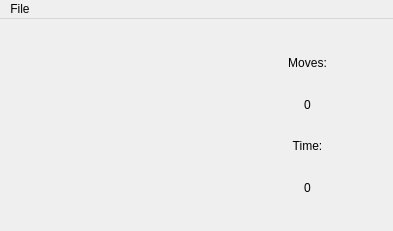
<?xml version="1.0" encoding="UTF-8"?>
<ui version="4.0">
 <class>MainWindow</class>
 <widget class="QMainWindow" name="MainWindow">
  <property name="geometry">
   <rect>
    <x>0</x>
    <y>0</y>
    <width>393</width>
    <height>231</height>
   </rect>
  </property>
  <property name="windowTitle">
   <string>Tiles</string>
  </property>
  <widget class="QWidget" name="centralwidget">
   <layout class="QVBoxLayout" name="verticalLayout_2">
    <item>
     <spacer name="verticalSpacer">
      <property name="orientation">
       <enum>Qt::Vertical</enum>
      </property>
      <property name="sizeHint" stdset="0">
       <size>
        <width>20</width>
        <height>1</height>
       </size>
      </property>
     </spacer>
    </item>
    <item>
     <layout class="QHBoxLayout" name="horizontalLayout">
      <item>
       <spacer name="horizontalSpacer">
        <property name="orientation">
         <enum>Qt::Horizontal</enum>
        </property>
        <property name="sizeHint" stdset="0">
         <size>
          <width>40</width>
          <height>20</height>
         </size>
        </property>
       </spacer>
      </item>
      <item>
       <widget class="QWidget" name="widget" native="true">
        <property name="minimumSize">
         <size>
          <width>160</width>
          <height>160</height>
         </size>
        </property>
        <property name="maximumSize">
         <size>
          <width>160</width>
          <height>160</height>
         </size>
        </property>
        <widget class="Tile" name="label00">
         <property name="geometry">
          <rect>
           <x>0</x>
           <y>0</y>
           <width>40</width>
           <height>40</height>
          </rect>
         </property>
         <property name="minimumSize">
          <size>
           <width>40</width>
           <height>40</height>
          </size>
         </property>
         <property name="maximumSize">
          <size>
           <width>40</width>
           <height>40</height>
          </size>
         </property>
         <property name="text">
          <string/>
         </property>
        </widget>
        <widget class="Tile" name="label10">
         <property name="geometry">
          <rect>
           <x>40</x>
           <y>0</y>
           <width>40</width>
           <height>40</height>
          </rect>
         </property>
         <property name="minimumSize">
          <size>
           <width>40</width>
           <height>40</height>
          </size>
         </property>
         <property name="maximumSize">
          <size>
           <width>40</width>
           <height>40</height>
          </size>
         </property>
         <property name="text">
          <string/>
         </property>
        </widget>
        <widget class="Tile" name="label20">
         <property name="geometry">
          <rect>
           <x>80</x>
           <y>0</y>
           <width>40</width>
           <height>40</height>
          </rect>
         </property>
         <property name="minimumSize">
          <size>
           <width>40</width>
           <height>40</height>
          </size>
         </property>
         <property name="maximumSize">
          <size>
           <width>40</width>
           <height>40</height>
          </size>
         </property>
         <property name="text">
          <string/>
         </property>
        </widget>
        <widget class="Tile" name="label30">
         <property name="geometry">
          <rect>
           <x>120</x>
           <y>0</y>
           <width>40</width>
           <height>40</height>
          </rect>
         </property>
         <property name="minimumSize">
          <size>
           <width>40</width>
           <height>40</height>
          </size>
         </property>
         <property name="maximumSize">
          <size>
           <width>40</width>
           <height>40</height>
          </size>
         </property>
         <property name="text">
          <string/>
         </property>
        </widget>
        <widget class="Tile" name="label01">
         <property name="geometry">
          <rect>
           <x>0</x>
           <y>40</y>
           <width>40</width>
           <height>40</height>
          </rect>
         </property>
         <property name="minimumSize">
          <size>
           <width>40</width>
           <height>40</height>
          </size>
         </property>
         <property name="maximumSize">
          <size>
           <width>40</width>
           <height>40</height>
          </size>
         </property>
         <property name="text">
          <string/>
         </property>
        </widget>
        <widget class="Tile" name="label11">
         <property name="geometry">
          <rect>
           <x>40</x>
           <y>40</y>
           <width>40</width>
           <height>40</height>
          </rect>
         </property>
         <property name="minimumSize">
          <size>
           <width>40</width>
           <height>40</height>
          </size>
         </property>
         <property name="maximumSize">
          <size>
           <width>40</width>
           <height>40</height>
          </size>
         </property>
         <property name="text">
          <string/>
         </property>
        </widget>
        <widget class="Tile" name="label21">
         <property name="geometry">
          <rect>
           <x>80</x>
           <y>40</y>
           <width>40</width>
           <height>40</height>
          </rect>
         </property>
         <property name="minimumSize">
          <size>
           <width>40</width>
           <height>40</height>
          </size>
         </property>
         <property name="maximumSize">
          <size>
           <width>40</width>
           <height>40</height>
          </size>
         </property>
         <property name="text">
          <string/>
         </property>
        </widget>
        <widget class="Tile" name="label31">
         <property name="geometry">
          <rect>
           <x>120</x>
           <y>40</y>
           <width>40</width>
           <height>40</height>
          </rect>
         </property>
         <property name="minimumSize">
          <size>
           <width>40</width>
           <height>40</height>
          </size>
         </property>
         <property name="maximumSize">
          <size>
           <width>40</width>
           <height>40</height>
          </size>
         </property>
         <property name="text">
          <string/>
         </property>
        </widget>
        <widget class="Tile" name="label02">
         <property name="geometry">
          <rect>
           <x>0</x>
           <y>80</y>
           <width>40</width>
           <height>40</height>
          </rect>
         </property>
         <property name="minimumSize">
          <size>
           <width>40</width>
           <height>40</height>
          </size>
         </property>
         <property name="maximumSize">
          <size>
           <width>40</width>
           <height>40</height>
          </size>
         </property>
         <property name="text">
          <string/>
         </property>
        </widget>
        <widget class="Tile" name="label12">
         <property name="geometry">
          <rect>
           <x>40</x>
           <y>80</y>
           <width>40</width>
           <height>40</height>
          </rect>
         </property>
         <property name="minimumSize">
          <size>
           <width>40</width>
           <height>40</height>
          </size>
         </property>
         <property name="maximumSize">
          <size>
           <width>40</width>
           <height>40</height>
          </size>
         </property>
         <property name="text">
          <string/>
         </property>
        </widget>
        <widget class="Tile" name="label22">
         <property name="geometry">
          <rect>
           <x>80</x>
           <y>80</y>
           <width>40</width>
           <height>40</height>
          </rect>
         </property>
         <property name="minimumSize">
          <size>
           <width>40</width>
           <height>40</height>
          </size>
         </property>
         <property name="maximumSize">
          <size>
           <width>40</width>
           <height>40</height>
          </size>
         </property>
         <property name="text">
          <string/>
         </property>
        </widget>
        <widget class="Tile" name="label32">
         <property name="geometry">
          <rect>
           <x>120</x>
           <y>80</y>
           <width>40</width>
           <height>40</height>
          </rect>
         </property>
         <property name="minimumSize">
          <size>
           <width>40</width>
           <height>40</height>
          </size>
         </property>
         <property name="maximumSize">
          <size>
           <width>40</width>
           <height>40</height>
          </size>
         </property>
         <property name="text">
          <string/>
         </property>
        </widget>
        <widget class="Tile" name="label03">
         <property name="geometry">
          <rect>
           <x>0</x>
           <y>120</y>
           <width>40</width>
           <height>40</height>
          </rect>
         </property>
         <property name="minimumSize">
          <size>
           <width>40</width>
           <height>40</height>
          </size>
         </property>
         <property name="maximumSize">
          <size>
           <width>40</width>
           <height>40</height>
          </size>
         </property>
         <property name="text">
          <string/>
         </property>
        </widget>
        <widget class="Tile" name="label13">
         <property name="geometry">
          <rect>
           <x>40</x>
           <y>120</y>
           <width>40</width>
           <height>40</height>
          </rect>
         </property>
         <property name="minimumSize">
          <size>
           <width>40</width>
           <height>40</height>
          </size>
         </property>
         <property name="maximumSize">
          <size>
           <width>40</width>
           <height>40</height>
          </size>
         </property>
         <property name="text">
          <string/>
         </property>
        </widget>
        <widget class="Tile" name="label23">
         <property name="geometry">
          <rect>
           <x>80</x>
           <y>120</y>
           <width>40</width>
           <height>40</height>
          </rect>
         </property>
         <property name="minimumSize">
          <size>
           <width>40</width>
           <height>40</height>
          </size>
         </property>
         <property name="maximumSize">
          <size>
           <width>40</width>
           <height>40</height>
          </size>
         </property>
         <property name="text">
          <string/>
         </property>
        </widget>
        <widget class="Tile" name="label33">
         <property name="geometry">
          <rect>
           <x>120</x>
           <y>120</y>
           <width>40</width>
           <height>40</height>
          </rect>
         </property>
         <property name="minimumSize">
          <size>
           <width>40</width>
           <height>40</height>
          </size>
         </property>
         <property name="maximumSize">
          <size>
           <width>40</width>
           <height>40</height>
          </size>
         </property>
         <property name="text">
          <string/>
         </property>
        </widget>
       </widget>
      </item>
      <item>
       <spacer name="horizontalSpacer_2">
        <property name="orientation">
         <enum>Qt::Horizontal</enum>
        </property>
        <property name="sizeHint" stdset="0">
         <size>
          <width>40</width>
          <height>20</height>
         </size>
        </property>
       </spacer>
      </item>
      <item>
       <layout class="QVBoxLayout" name="verticalLayout">
        <item>
         <widget class="QLabel" name="labelMovesHeader">
          <property name="text">
           <string>Moves:</string>
          </property>
          <property name="alignment">
           <set>Qt::AlignCenter</set>
          </property>
         </widget>
        </item>
        <item>
         <widget class="QLabel" name="labelMoves">
          <property name="text">
           <string>0</string>
          </property>
          <property name="alignment">
           <set>Qt::AlignCenter</set>
          </property>
         </widget>
        </item>
        <item>
         <widget class="QLabel" name="labelTimeHeader">
          <property name="text">
           <string>Time:</string>
          </property>
          <property name="alignment">
           <set>Qt::AlignCenter</set>
          </property>
         </widget>
        </item>
        <item>
         <widget class="QLabel" name="labelTime">
          <property name="text">
           <string>0</string>
          </property>
          <property name="alignment">
           <set>Qt::AlignCenter</set>
          </property>
         </widget>
        </item>
       </layout>
      </item>
      <item>
       <spacer name="horizontalSpacer_3">
        <property name="orientation">
         <enum>Qt::Horizontal</enum>
        </property>
        <property name="sizeHint" stdset="0">
         <size>
          <width>40</width>
          <height>20</height>
         </size>
        </property>
       </spacer>
      </item>
     </layout>
    </item>
    <item>
     <spacer name="verticalSpacer_2">
      <property name="orientation">
       <enum>Qt::Vertical</enum>
      </property>
      <property name="sizeHint" stdset="0">
       <size>
        <width>20</width>
        <height>2</height>
       </size>
      </property>
     </spacer>
    </item>
   </layout>
  </widget>
  <widget class="QMenuBar" name="menubar">
   <property name="geometry">
    <rect>
     <x>0</x>
     <y>0</y>
     <width>393</width>
     <height>22</height>
    </rect>
   </property>
   <widget class="QMenu" name="menuFile">
    <property name="title">
     <string>File</string>
    </property>
    <addaction name="actionLoadPicture"/>
    <addaction name="actionShuffle"/>
    <addaction name="actionExit"/>
   </widget>
   <addaction name="menuFile"/>
  </widget>
  <action name="actionExit">
   <property name="text">
    <string>Exit</string>
   </property>
  </action>
  <action name="actionLoadPicture">
   <property name="text">
    <string>Load picture</string>
   </property>
   <property name="shortcut">
    <string>Ctrl+O</string>
   </property>
  </action>
  <action name="actionShuffle">
   <property name="text">
    <string>Shuffle</string>
   </property>
   <property name="shortcut">
    <string>Ctrl+S</string>
   </property>
  </action>
 </widget>
 <customwidgets>
  <customwidget>
   <class>Tile</class>
   <extends>QLabel</extends>
   <header>widgets/tile.h</header>
  </customwidget>
 </customwidgets>
 <resources/>
 <connections/>
</ui>
